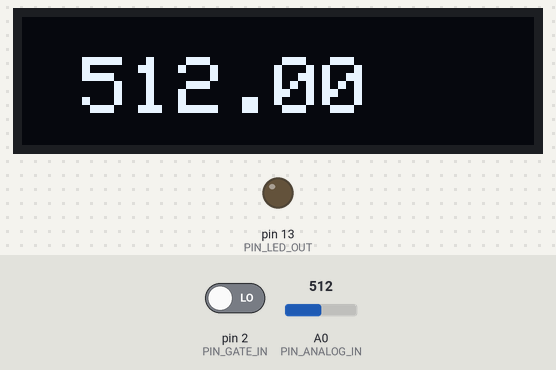
Bench run of a sketch on a simulated Arduino Pro Mini, built with avr-gcc and run on an emulated ATmega328P. Parts: 128×32 one-colour display, output pins drawn as LEDs (lit = HIGH). Inputs (shaded band) come from the test bench; at power-on: pin 2 (PIN_GATE_IN) LOW, A0 (PIN_ANALOG_IN) = 512. The display library's start-up logo is not drawn; what the sketch prints to the serial monitor is not drawn.

Above: at 9.6 s.
9.7 s: pin 2 (PIN_GATE_IN) driven HIGH
At 10.9 s:
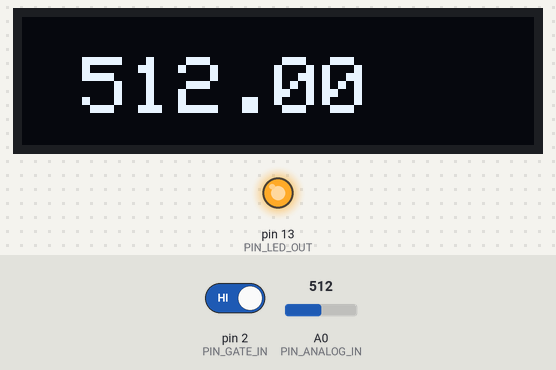
11.2 s: A0 (PIN_ANALOG_IN) set to 716
At 15.1 s:
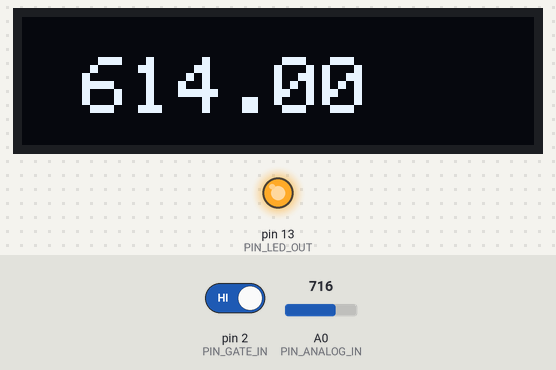
Timing chart, 0 to 16.6 s (numbered marks = the images above; inputs shaded):
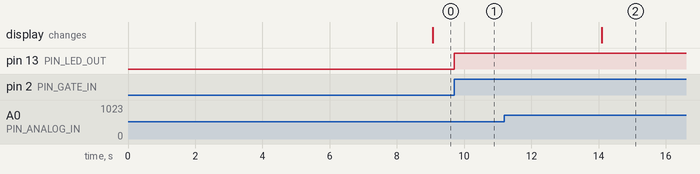

The sketch:

sparkfun-sound.ino
```cpp
// (licence header left out)
#include <Adafruit_SSD1306.h>

#define SCREEN_WIDTH 128 // OLED display width, in pixels
#define SCREEN_HEIGHT 32 // OLED display height, in pixels

 // Define hardware connections
#define PIN_GATE_IN 2
#define IRQ_GATE_IN  0
#define PIN_LED_OUT 13
#define PIN_ANALOG_IN A0

#define OLED_RESET     4 // Reset pin # (or -1 if sharing Arduino reset pin)
#define SCREEN_ADDRESS 0x3C ///< See datasheet for Address; 0x3D for 128x64, 0x3C for 128x32
Adafruit_SSD1306 display(SCREEN_WIDTH, SCREEN_HEIGHT, &Wire, OLED_RESET);


// soundISR()
// This function is installed as an interrupt service routine for the pin
// change interrupt.  When digital input 2 changes state, this routine
// is called.
// It queries the state of that pin, and sets the onboard LED to reflect that
// pin's state.
void soundISR()
{
  int pin_val;

  pin_val = digitalRead(PIN_GATE_IN);
  digitalWrite(PIN_LED_OUT, pin_val);
}

void setup()
{
  Serial.begin(9600);

  // SSD1306_SWITCHCAPVCC = generate display voltage from 3.3V internally
  if(!display.begin(SSD1306_SWITCHCAPVCC, SCREEN_ADDRESS)) {
    Serial.println(F("SSD1306 allocation failed"));
    for(;;); // Don't proceed, loop forever
  }

  // Show initial display buffer contents on the screen --
  // the library initializes this with an Adafruit splash screen.
  display.display();
  delay(2000); // Pause for 2 seconds

  // Clear the buffer
  display.clearDisplay();

  display.display();
  delay(2000);


  //  Configure LED pin as output
  pinMode(PIN_LED_OUT, OUTPUT);

  // configure input to interrupt
  pinMode(PIN_GATE_IN, INPUT);
  attachInterrupt(IRQ_GATE_IN, soundISR, CHANGE);

  // Display status
  Serial.println("Initialized");
}

void loop()
{
  int value;
  int sumValue = 0;
  float average = 0.0;

  for (int i = 1; i <= 10; i++) {
      value = analogRead(PIN_ANALOG_IN);
      sumValue += value;
      delay(500);
  }

  average = sumValue/10.0;
  displaySoundLevel(average);
  //Serial.println(average);
}

void displaySoundLevel(float value) {
  display.clearDisplay();

  display.setTextSize(2);
  display.setTextColor(SSD1306_WHITE);
  display.setCursor(15, 10);
  display.print(value);
  display.display();
}
```

Measured:
- after the input at 9.7 s, pin 13 (PIN_LED_OUT): LOW → HIGH at once
- after the input at 11.2 s, the display: changes after 2.9 s (image 2)
